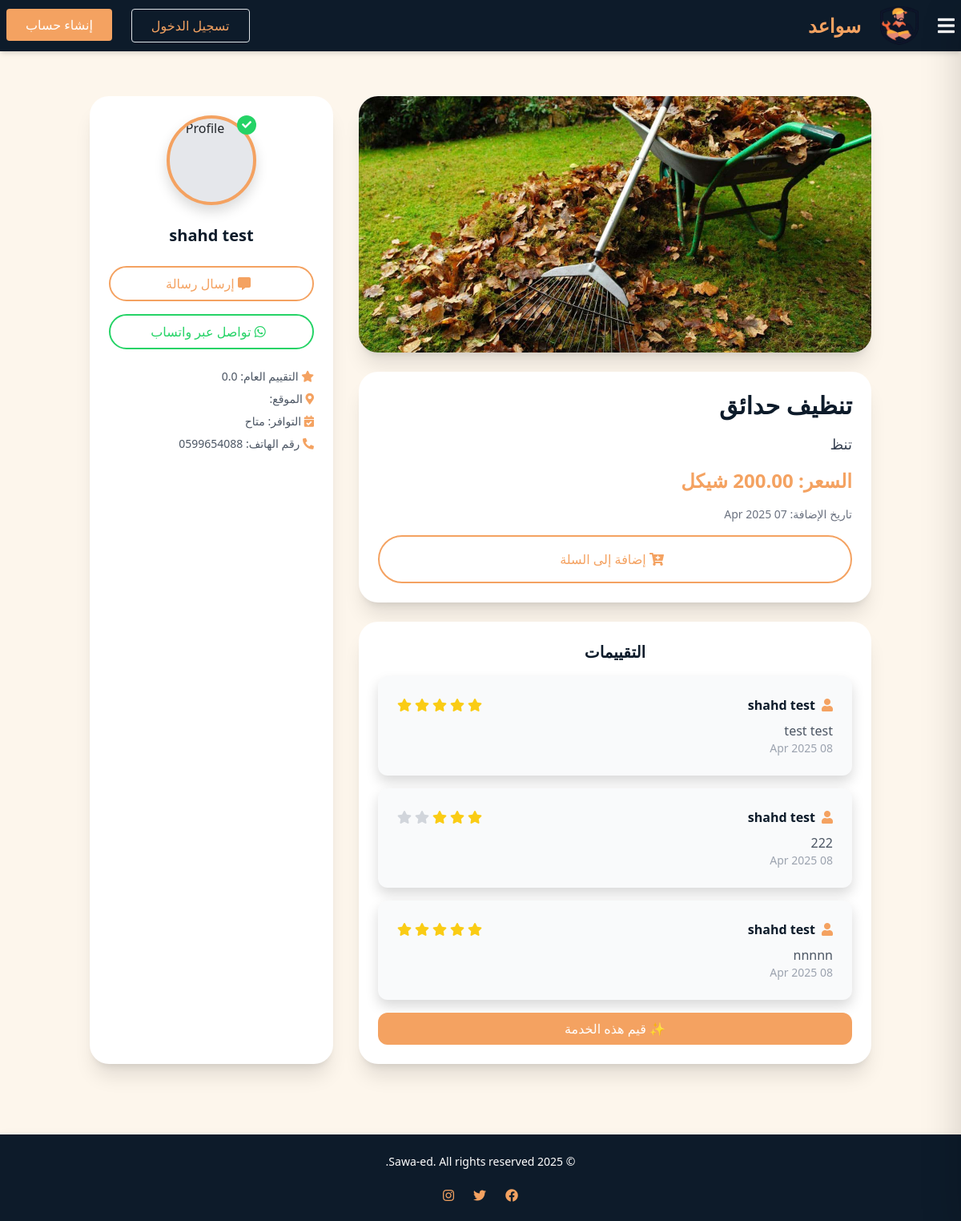
/service/1/5/, run on an earlier commit of the app's database.
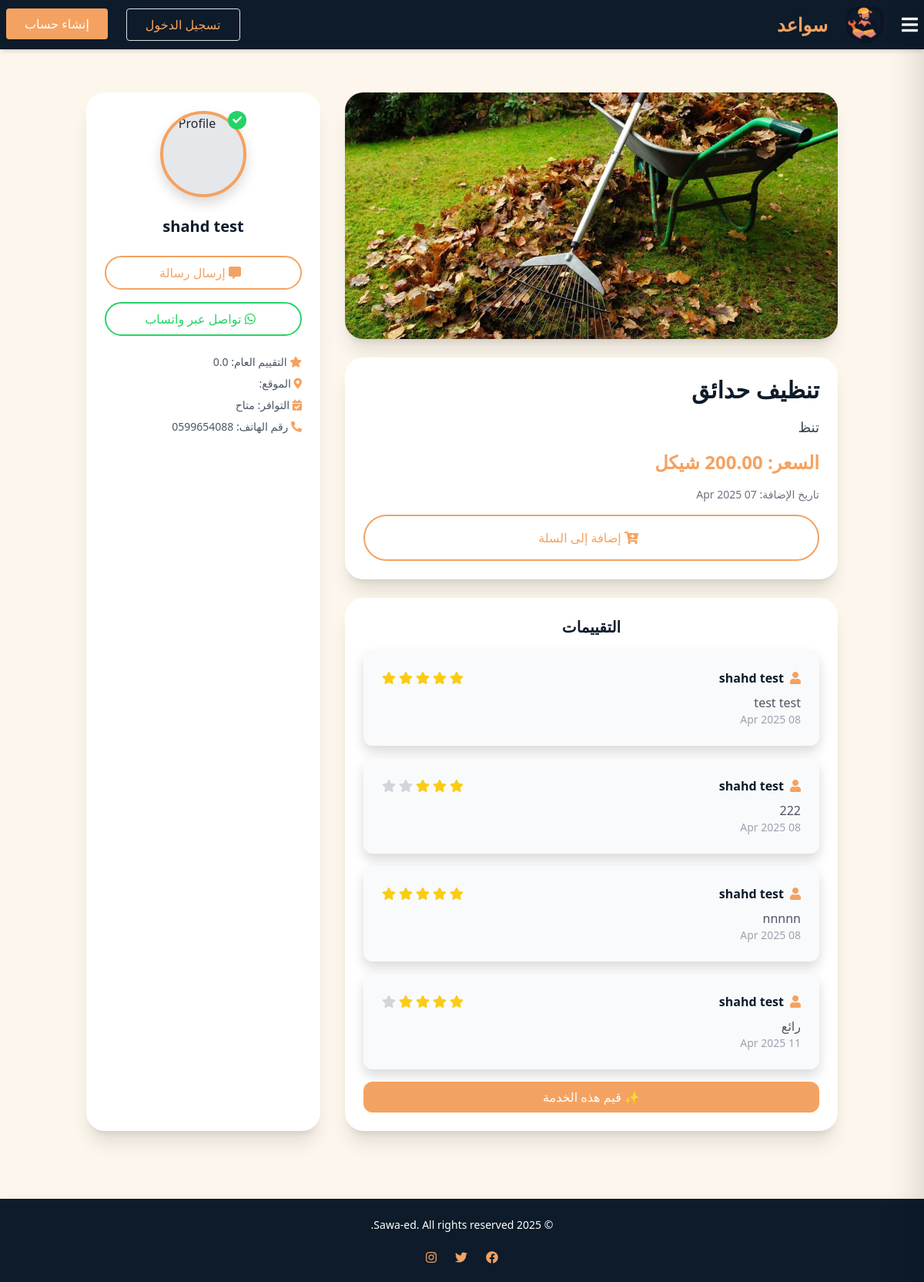
And on a later commit of the database.
### Sawaed_app/models.py (models this page shows, shortened)
class Review(models.Model):
    client = models.ForeignKey(
        settings.AUTH_USER_MODEL,
        on_delete=models.CASCADE,
        related_name='client_reviews'
    )
    service = models.ForeignKey(ServiceListing, on_delete=models.CASCADE)
    rating = models.IntegerField()
    comment = models.TextField()
    created_at = models.DateTimeField(auto_now_add=True)
    updated_at = models.DateTimeField(auto_now=True)

class CustomUser(AbstractUser):
    class UserType(models.TextChoices):
        CLIENT = 'client', _('عميل')
        HANDYMAN = 'handyman', _('عامل يدوي') #the name in arabic will be edited later
    user_type = models.CharField(
        max_length=50,
        choices=UserType.choices,
        default=UserType.CLIENT
    )
    phone_regex = RegexValidator(
        regex=r'^\+?1?\d{9,15}$', #a validation on the phone number because its customed
        message="Phone number must be in the format: '+999999999'. Up to 15 digits allowed."
    )
    image = models.ImageField(upload_to='profile_pics/',default='default_profile.jpeg' ,null=True, blank=True)
    phone_number = models.CharField(validators=[phone_regex], max_length=15, unique=True, null=True, blank=True)
    email = models.EmailField(unique=True)
    bio = models.CharField(max_length=500, blank=True, null=True)
    experience = models.TextField(blank=True, null=True)
    field_of_expertise=models.TextField(blank=True, null=True)
    REQUIRED_FIELDS = ['email']
    USERNAME_FIELD = 'username'  # we could change it to email later in the project

### Sawaed_app/views.py (the view)
# urls.py: path('service/<int:service_id>/<int:user_id>/', views.service_detail, name='service_detail'),
def service_detail(request, service_id,user_id):
    service =ServiceListing.objects.get(id=service_id)
    handyman = HandymanProfile.objects.get(user=service.handyman)
    user=CustomUser.objects.get(id=user_id)
    context = {
        'service': service,
        'handyman': handyman,
        'recipient': user
    }
    context.update(base_view_data(request))
    return render(request, 'service_details.html', context)

### Sawaed_app/views.py (called while the page is built)
def base_view_data(request):
    services=ServiceListing.objects.all()
    data = {
        'services':services,
        'service_types': ServiceListing.SERVICE_TYPES
    }
    if request.user.is_authenticated:
        data['unread_messages_count'] = Message.objects.filter(receiver=request.user, is_read=False).count()
    else:
        data['unread_messages_count'] = 0
    return data

### Sawaed_app/templates/service_details.html (shortened to what the changed rows need)
<head>
    <link href="https://cdnjs.cloudflare.com/ajax/libs/font-awesome/5.15.4/css/all.min.css" rel="stylesheet">
  </head>
  {% extends 'index.html' %}
  {% block content %}
  {% load static %}
  <div class="container mx-auto p-4">
    <div class="grid grid-cols-1 lg:grid-cols-3 gap-8">
      <div class="lg:col-span-2 space-y-6">
        <div class="bg-white p-6 rounded-3xl shadow-xl space-y-4">
          <h1 class="text-3xl font-bold text-[#0d1b2a]">{{ service.name }}</h1>
        </div>
        <div class="bg-white p-6 rounded-3xl shadow-xl space-y-4">
          <h2 class="text-xl font-semibold text-[#0d1b2a] text-center">التقييمات</h2>
          <ul class="space-y-4">
            {% for review in service.review_set.all %}
              <li class="bg-gray-50 p-4 rounded-xl shadow">
                <div class="flex items-center justify-between">
                  <div class="flex items-center gap-2">
                    <i class="fas fa-user text-[#f4a261]"></i>
                    <span class="font-bold text-[#0d1b2a]">{{ review.client.username }}</span>
                  </div>
                  <div class="flex gap-1">
                    {% for i in "12345" %}
                      {% if forloop.counter <= review.rating %}
                        <i class="fas fa-star text-yellow-400"></i>
                      {% else %}
                        <i class="fas fa-star text-gray-300"></i>
                      {% endif %}
                    {% endfor %}
                  </div>
                </div>
                <p class="text-gray-600 mt-2">{{ review.comment }}</p>
                <p class="text-sm text-gray-400">{{ review.created_at|date:"d M Y" }}</p>
              </li>
            {% empty %}
              <li class="text-center text-gray-400">لا توجد تقييمات بعد.</li>
            {% endfor %}
          </ul>
        </div>
      </div>
    </div>
  </div>
  {% endblock %}

What changed in the data, as far as the page shows it:
added Review: client.username "shahd test", rating 4 (drawn), comment "رائع", created_at "11 Apr 2025"
